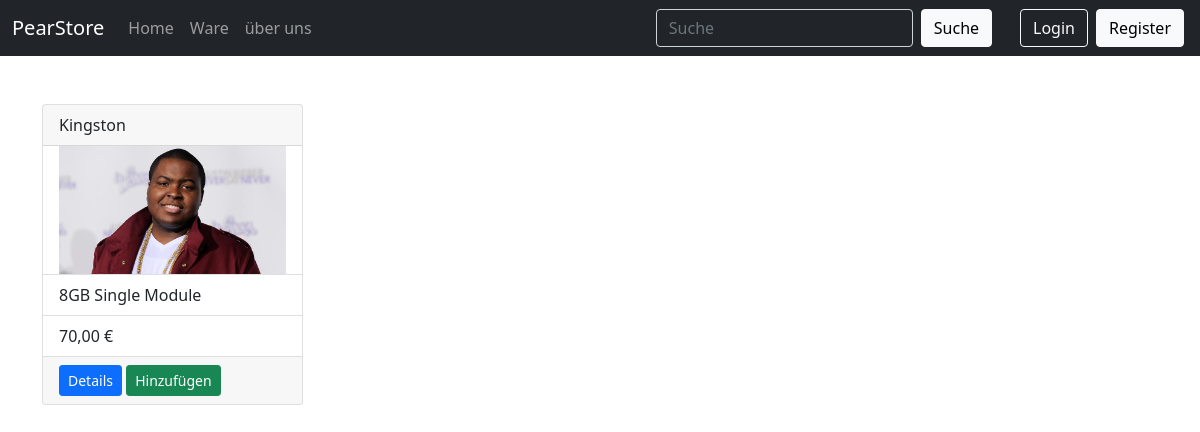
The app's page /www/html/Ware.php?name=Kingston, older data.
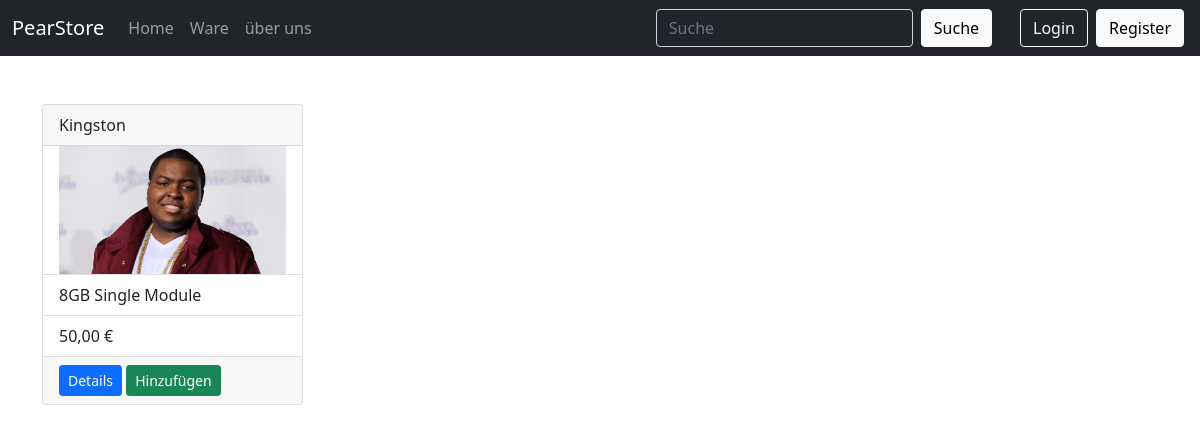
The same page, newer data.
### tables this page shows
CREATE TABLE Artikel (
    Anr INT NOT NULL PRIMARY KEY AUTO_INCREMENT,
    AArtid INT NOT NULL,
    Preis INT NOT NULL,
    Beschreibung VARCHAR(280) NOT NULL,
    Name VARCHAR(40) NOT NULL,
	Menge INT,
    FOREIGN KEY(AArtid) REFERENCES Artikel_Art (AArtid)
);

### www/html/_function.php (called while the page is built, shortened)
<?php
function mysql_select(string $quary, string $var_types = NULL, array $var_array = NULL): mysqli_result|bool {
    $_MYSQL_CONNECTION = mysqli_connect("pearshop_db","pearshop","itsstuttgart","pearstore_database");
    $stmt = $_MYSQL_CONNECTION->prepare($quary);
    if($var_types != NULL && $var_array != NULL){
        $stmt->bind_param($var_types, ...$var_array);
    }
    $execute = $stmt->execute();
    if($execute){
        $result = $stmt->get_result();
        if($result){
            return $result;
        } else {
            return True;
        }
    } else {
        return false;
    }
}
function getUserbySession(): array|false {
    $session_id = session_id();
    $result = mysql_select(
        "SELECT k.KNR, k.Vorname, k.Nachname, k.Email, k.Adresse, o.PLZ, o.Ort FROM Kunde as k JOIN Login as l ON k.KNR = l.KNR JOIN Ort as o ON k.Ortid = o.Ortid WHERE l.SessionId = ?;",
        "s",
        [$session_id]
    );
    return False;
}
?>

### www/html/_global.php (called while the page is built, shortened)
<?php
require_once('_function.php');
$_USER = getUserbySession();
?>

### www/html/card.php (the view, shortened to what this page needs)
<div class="card h-100" >
  <div class="card-header"><?= $row['Name']?></div>
  <img src="\assets\pictures\<?= $row['Name'] ?>.jpg" class="card-img border-0 my-auto px-3">
  <ul class="list-group list-group-flush">
    <li class="list-group-item"><?= $row['Beschreibung'] ?></li>
    <li class="list-group-item"><?= number_format($row['Preis'], 2, ',', ' ') ?> €</li>
  </ul>
  <form action="warenkorb.php" method="get" class="card-footer">
    <a href="/warenkorb.php" class="btn btn-primary btn-sm">Details</a>
    <button class="btn btn-success btn-sm">Hinzufügen</button>
  </form>
</div>

### www/html/Ware.php (shortened to what this page needs)
<?php
require_once('_function.php');
require_once('_global.php');
if(!isset($_GET['name'])){
    $result = mysql_select(
        "SELECT Anr, AArtid, Preis, `Name`, Beschreibung FROM Artikel;"
    );
} else {
    $result = mysql_select(
        "SELECT Anr, AArtid, Preis, `Name`, Beschreibung FROM Artikel WHERE `Name` LIKE ?;",
        "s",
        ["%".$_GET['name']."%"]
    );
}
?>
<!DOCTYPE html>
<html lang="de">
<head>
    <link rel="stylesheet" href="/assets/css/bootstrap.min.css">
    <link rel="stylesheet" href="/assets/css/styles.css">
    <link rel="stylesheet" href="https://cdn.jsdelivr.net/npm/bootstrap-icons@1.8.1/font/bootstrap-icons.css">
</head>
<body>
    <?php require_once("navbar.php"); ?>
    <section class="container" id="product">
    <div class="row">
        <?php while($row = $result->fetch_array(MYSQLI_ASSOC)): ?>
        <div class="col-3 mb-4">
            <?php include('card.php'); ?>
        </div>
        <?php endwhile; ?>
    </div>
    <br>
    </section>
</body>
</html>

### www/html/navbar.php (shortened to what this page needs)
<div class="container-fluid px-0 mb-5">
    <nav class="navbar navbar-expand-lg navbar-dark bg-dark mb-3">
        <div class="container-fluid" id="navbarToggleExternalContent">
            <a class="navbar-brand" href="/">PearStore</a>
            <div class="collapse navbar-collapse" id="navbarScroll">
                <ul class="navbar-nav me-auto my-2 my-lg-0 navbar-nav-scroll" style="--bs-scroll-height: 100px;">
                    <li class="nav-item">
                        <a class="nav-link" aria-current="page" href="/">Home</a>
                    </li>
                    <li class="nav-item">
                        <a class="nav-link" href="/Ware.php">Ware</a>
                    </li>
                    <li class="nav-item">
                        <a class="nav-link" href="/ueber_uns.php">über uns</a>
                    </li>
                </ul>
                <form action="/ware.php" method="get" class="d-flex me-4">
                    <input class="form-control me-2 bg-dark text-white" name="name" type="search" placeholder="Suche" aria-label="Search">
                    <button class="btn btn-light" type="submit">Suche</button>
                </form>
                <?php if(isset($_USER) && $_USER != False): ?>
                    <form method="post" class="flex-shrink-0 dropdown">
                        <a href="#" class="d-block link-light text-decoration-none dropdown-toggle text-light" id="userDropdown" data-bs-toggle="dropdown" aria-expanded="false">
                            <img src="<?php echo("https://www.gravatar.com/avatar/" . md5( strtolower( trim( $_USER["Email"] ) ) ) . "?d=identicon&s=" . 32); ?>" class="border border-white border-1 rounded-circle" width="32" height="32">
                        </a>
                        <ul class="dropdown-menu text-small dropdown-menu-end dropdown-menu-dark bg-dark border-light" aria-labelledby="userDropdown">
                            <li><a class="dropdown-item" href="/warenkorb.php">Warenkorb</a></li>
                            <li><a class="dropdown-item" href="/account.php">Info</a></li>
                            <li><hr class="dropdown-divider"></li>
                            <li><button class="dropdown-item" type="submit" name="form_type" value="user_logout">Logout</button></li>
                        </ul>
                    </form>
                <?php else: ?>
                    <button type="button" class="btn btn-outline-light mx-1" data-bs-toggle="modal" data-bs-target="#loginModal">
                        Login
                    </button>
                    <button type="button" class="btn btn-light mx-1" data-bs-toggle="modal" data-bs-target="#registerModal">
                        Register
                    </button>
                <?php endif; ?>
            </div>
        </div>
    </nav>
</div>

Row changes from the older to the newer data that the page shows:
changed artikel "Kingston": Preis "70,00" → "50,00"
